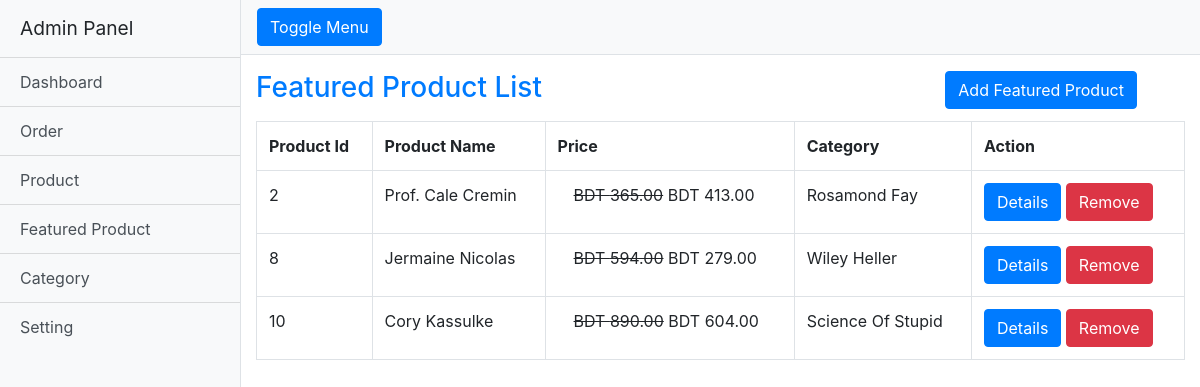
/admin/featuredproduct.php, run on the app's committed database.
### tables this page shows
CREATE TABLE `products` (
  `id` bigint(20) UNSIGNED NOT NULL,
  `title` varchar(100) NOT NULL,
  `regular_price` double(8,2) NOT NULL,
  `sale_price` double(8,2) NOT NULL,
  `category_id` bigint(20) UNSIGNED NOT NULL,
  `status` tinyint(4) NOT NULL DEFAULT 1,
  `created_at` timestamp NULL DEFAULT NULL,
  `updated_at` timestamp NULL DEFAULT NULL
);

CREATE TABLE `categories` (
  `id` bigint(20) UNSIGNED NOT NULL,
  `name` varchar(100) NOT NULL,
  `slug` varchar(100) NOT NULL,
  `category_id` int(11) NOT NULL DEFAULT 0,
  `status` int(11) NOT NULL DEFAULT 1,
  `created_at` timestamp NULL DEFAULT NULL,
  `updated_at` timestamp NULL DEFAULT NULL
);

### inc/database.php (called while the page is built, shortened)
<?php
class Database{
    public $host   = 'localhost';
    public $user   = 'root';
    public $pass   = '';
    public $dbname = 'ecomphp';
    public $conn;
    public function __construct()
    {
        $this->conn = new mysqli(
            $this->host,
            $this->user,
            $this->pass,
            $this->dbname
        );
    }
    public function select($query){
        $result = $this->conn->query($query) or
        die($this->conn->error . __LINE__);
        if($result->num_rows > 0){
            return $result;
        }else{
            return false;
        }
    }
}
?>

### admin/featuredproduct.php (the view, shortened to what this page needs)
<?php include 'header.php'; ?>
<?php
    $db = new Database();
    $result = $db->select("SELECT p.id, title, regular_price, sale_price, c.name FROM products as p INNER JOIN featured_products ON p.id = featured_products.product_id INNER JOIN categories as c ON p.category_id = c.id ");
?>
<div class="container">
    <div class="mt-3">
        <h3 class="text-center my-3 text-primary d-inline">Featured Product List</h3>
        <p class="d-inline"><button class="float-right mr-5 btn btn-primary addfproductBtn">Add Featured Product</button></p>
    </div>
    <table class="table table-bordered mt-3">
        <tr>
            <th>Product Id</th>
            <th>Product Name</th>
            <th>Price</th>
            <th>Category</th>
            <th>Action</th>
        </tr>
       <?php while($row = $result->fetch_assoc()){ ?>
        <tr>
            <td><?php echo $row['id']; ?></td>
            <td><?php echo $row['title']; ?></td>
            <td><del class="ml-3">BDT  <?php echo $row['regular_price']; ?></del> BDT <?php echo $row['sale_price']; ?> </td>
            <td><?php echo $row['name']; ?></td>
            <td><a href="product-details.php?product=<?php echo $row['id']; ?>" class="btn btn-primary">Details</a>
            <form action="" method="POST" class="d-inline">
                <input type="submit" value="Remove" name="removefrproduct" class="btn btn-danger">
            </form>
            </td>
        </tr>
       <?php } ?>
    </table>
</div>
<?php include 'footer.php'; ?>

### admin/css/simple-sidebar.css (style rules this page uses)
body { overflow-x: hidden; }

### data on the page
products: id "2", title "Prof. Cale Cremin", regular_price "365.00", sale_price "413.00", category.name "Rosamond Fay"
products: id "8", title "Jermaine Nicolas", regular_price "594.00", sale_price "279.00", category.name "Wiley Heller"
products: id "10", title "Cory Kassulke", regular_price "890.00", sale_price "604.00", category.name "Science Of Stupid"
